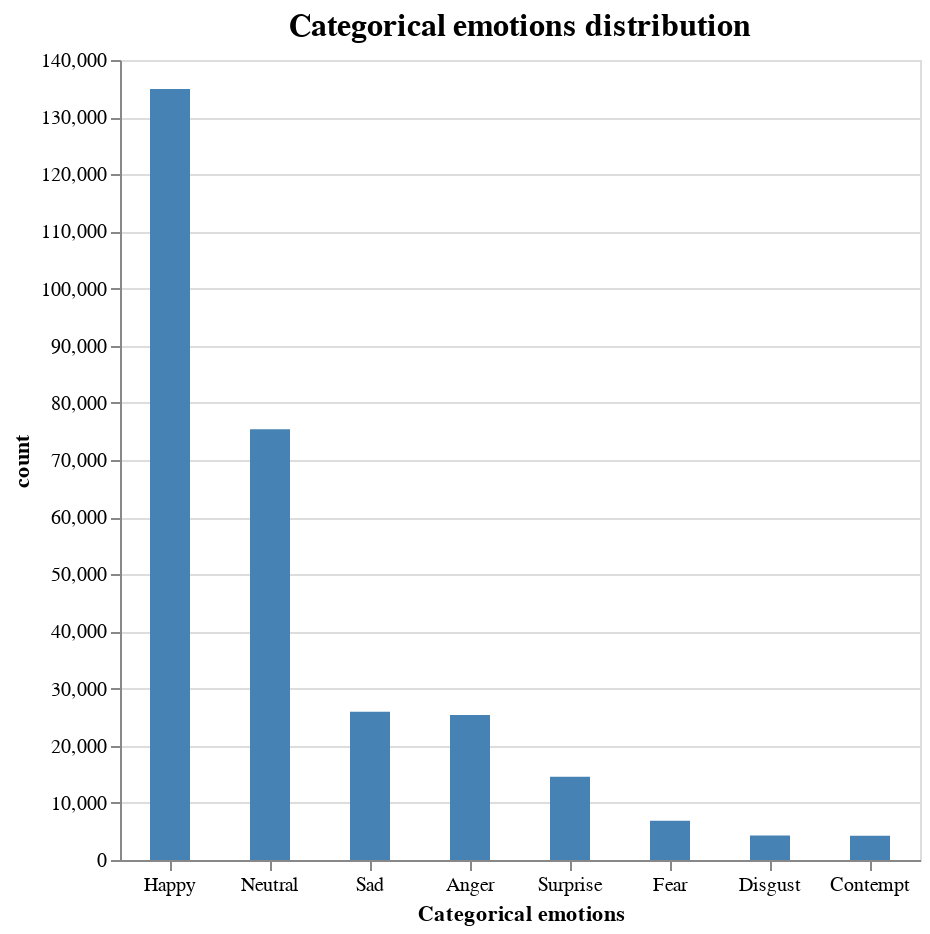

Write notebook code for a chart like this one.
### Code cell
# Create a histogram with mean line for valence
cat_emot_bar_plot = alt.Chart(counts).mark_bar(color="steelblue", width=20).encode(
    alt.X("cat_emot_label:N", sort='-y', 
          axis=alt.Axis(labelAngle=0, title="Categorical emotions", labelFlush=False)),
    alt.Y('count:Q'),
    tooltip=[
        alt.Tooltip('cat_emot_label:N', title='Categorical emotion'),
        alt.Tooltip('count:Q', title = 'Count of records')]
).properties(
    title=alt.TitleParams(text='Categorical emotions distribution', fontSize=16),
    width=400,
    height=400
)

cat_emot_bar_plot.interactive()

### Figure 1 — Vega-Lite specification as saved in the notebook (floating-point values rounded to 4 significant figures)
{"config": {"view": {"continuousWidth": 300, "continuousHeight": 300}}, "data": {"name": "data-9bc4a4ea27e228053044230d759f5426"}, "mark": {"type": "bar", "color": "steelblue", "width": 20}, "encoding": {"tooltip": [{"field": "cat_emot_label", "title": "Categorical emotion", "type": "nominal"}, {"field": "count", "title": "Count of records", "type": "quantitative"}], "x": {"axis": {"labelAngle": 0, "labelFlush": false, "title": "Categorical emotions"}, "field": "cat_emot_label", "sort": "-y", "type": "nominal"}, "y": {"field": "count", "type": "quantitative"}}, "height": 400, "params": [{"name": "param_18", "select": {"type": "interval", "encodings": ["x", "y"]}, "bind": "scales"}], "title": {"text": "Categorical emotions distribution", "fontSize": 16}, "width": 400, "$schema": "https://vega.github.io/schema/vega-lite/v5.15.1.json", "datasets": {"data-9bc4a4ea27e228053044230d759f5426": [{"cat_emot": 1, "count": 134915, "cat_emot_label": "Happy"}, {"cat_emot": 0, "count": 75374, "cat_emot_label": "Neutral"}, {"cat_emot": 2, "count": 25959, "cat_emot_label": "Sad"}, {"cat_emot": 6, "count": 25382, "cat_emot_label": "Anger"}, {"cat_emot": 3, "count": 14590, "cat_emot_label": "Surprise"}, {"cat_emot": 4, "count": 6878, "cat_emot_label": "Fear"}, {"cat_emot": 5, "count": 4303, "cat_emot_label": "Disgust"}, {"cat_emot": 7, "count": 4249, "cat_emot_label": "Contempt"}]}}
